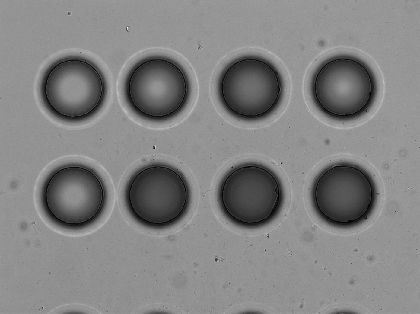
%> input picture samples/a/Acquired-6.tif, 420 x 314 px, shrunk from 1392 x 1040 before the run
$ octave a.m   (GNU Octave 9; MATLAB toolbox functions it lacks are replaced by stand-ins)
%> lines starting %> are read from the running program, lines starting %| are printed output that depends on the picture
### matlab/analysis.m
function [Brightsum Filename] = analysis(overdir, representative)
% dirs = regexp(genpath('C:\Users\moon\Dropbox\2014 summer research\2014.05.26 Tn5 FAB 2nd 100um reactor'),['[^;]*'],'match')


%% 함수시작 (R2013a 버전 동작 확인) 수치 수정
global Column;
global Row;
global Magnitude;                    %반지름 배숫값수정

global MeanArea;
global MeanRadius;

%% 1. 파일 이름 불러오기
% overdir = 'C:\Users\moon\Dropbox\2014 summer research\2014.05.26 Tn5 FAB 2nd 100um reactor\Left 1-4\'   %%상위 폴더명
% underdir = 'Left 1-4\'    %%하위 폴더명
listing = dir(fullfile(overdir, '*.tif'));
ImageNum = length(listing(not([listing.isdir])));        %%이미지의 갯수
[sx,sx] = sort([listing.datenum],'descend');        %%날짜 오름차순으로 최신이 나중에 나오도록
listing=listing(sx);

%%filename 에 처음 생성된 파일 부터 가장 최근 생성된 파일들의 이름을 나열
for i=1:ImageNum
    filename{i} = strcat(overdir, listing(i).name);
    Filename{i} = listing(i).name;
end

%% 2. 대표 이미지 정보 추출 및 마스크 그리기
% f = imread('C:\Users\moon\Dropbox\2014 summer research\2014.05.26 Tn5 FAB 2nd 100um reactor\Left 1-4\Acquired-6.tif');
f=imread(representative);
%> f is the input picture: size 314x420 uint16; min 2232, max 13435, mean 7994.9
[M, N, L] = size(f);
%> M = 314; N = 420; L = 1

[L histed b degree stat MeanRadius MeanArea] = binarize(f);

%원그리기
figure(1)
subplot (2,1,1)
imshow(L);
hold on;
for k = 1: numel(stat)
%     rectangle('Position',[stat(x).Centroid(1)-MeanRadius,stat(x).Centroid(2)-MeanRadius,2*MeanRadius,2*MeanRadius],'Curvature',[1,1],'FaceColor','g');
    plot(stat(k).Centroid(1),stat(k).Centroid(2),'ro');
end

for k = 1:numel(stat)
    circle2(stat(k).Centroid(1), stat(k).Centroid(2),MeanRadius*Magnitude);
end
hold off;

%대표이미지 정보로 부터 마스크 출력
Mask=zeros(M,N);
for k=1:numel(stat)
    % Make the circle
    [xMat,yMat] = meshgrid(1:N,1:M);
    Mask = (sqrt((xMat-stat(k).Centroid(1)).^2 + (yMat-stat(k).Centroid(2)).^2)<=MeanRadius)|Mask;
end

%Degree 만큼 반시계 방향으로 마스크를 회전(수평으로 맞춤)
Mask = imrotate(Mask,degree,'nearest','crop');

%%테두리를 자른다.
for i=1:M
    if sum(Mask(1,:)) == 0
        Mask(1,:) = [];
    end

    if sum(Mask(end,:)) == 0
        Mask(end,:) = [];
    end
end

for j=1:N
    if sum(Mask(:,1)) == 0
        Mask(:,1) = [];

    end

    if sum(Mask(:,end)) == 0
        Mask(:,end) = [];
    end

end
subplot(2,1,2)
imshow(Mask);


%% 3. Template matching for other images / Extract averaged brightness of each mask

figure(2)
for i=1:ImageNum
    try
        figure(3)
    fprintf('%s 사진파일 연산중::: \n',listing(i).name);
    image2ori = imread(filename{i});
    image2ori = im2double(image2ori);
    [image2M image2N]=size(image2ori);
    [image2 histed b2 degree2] = binarize(image2ori);
    %Degree 만큼 반시계 방향으로 마스크를 회전(수평으로 맞춤)
    if abs(degree2) >= 10
        Maskrotated=Mask;
    else
        Maskrotated = imrotate(Mask,-degree2,'nearest','crop');
    end

    [MaskM MaskN MaskL] = size(Maskrotated);
    g = dftcorr(image2,Maskrotated);
    [I,J] = find(g==max(g(:)));
%     subplot(4,5,i)
    imshow(histed);
    imagesc(image2ori);
    hold on;
    stat = regionprops(Maskrotated,'centroid');
    %중심 그리기
    Maskrotated =bwlabel(Maskrotated,4);
    Brightsum(i,1)=i;
    for k = 1: numel(stat)
        [xMat,yMat] = meshgrid(1:image2N,1:image2M);
        [xMask, yMask] = find(Maskrotated==k);
        Brightsum(i,k+1)=0;

        for m = 1:length(xMask)
            Brightsum(i,k+1) = Brightsum(i,k+1) + image2ori(xMask(m)+I,yMask(m)+J);
        end

%         length(xMask)
%         Brightsum(i,k+1)
        if size(xMask,1) ==0
            Brightsum(i,k+1)=0;
        else
            Brightsum(i,k+1) = Brightsum(i,k+1)*65535/length(xMask);
        end

        A=plot(stat(k).Centroid(1)+J,stat(k).Centroid(2)+I,'ro');
        set(A,'LineWidth',2);

        image2ori(round(stat(k).Centroid(2)+I),round(stat(k).Centroid(1)+J));
%         round(stat(k).Centroid(2)+I),round(stat(k).Centroid(1)+J)
%         circle2(stat(k).Centroid(1)+J, stat(k).Centroid(2)+I,MeanRadius*Magnitude);
xc = stat(k).Centroid(1)+J;
yc = stat(k).Centroid(2)+I;
r = MeanRadius*Magnitude;
x = r*sin(-pi:0.1*pi:pi) + xc;
y = r*cos(-pi:0.1*pi:pi) + yc;
fill(x, y, 'r', 'FaceAlpha', 0.35)
%         Brightness(i,k+1) = sum(sum(image2ori(xMask+I,yMask+J)))/length(xMask);
%         pause(0.01)
    end
     fprintf('%s 사진파일의 중심은요. \n',listing(i).name);
    pause(0.01)
    hold off;
    catch
        fprintf('%s 사진파일 에러남!!!!!!!!!!!!!!!!!!!!!!!!!!!!!!!!!!!!!!!!!!!. \n',listing(i).name);
        continue
    end
end

### matlab/binarize.m
function [Mask L b degree stat MeanRadius MeanArea]= binarize(image)
global Column;
global Row;
global Edge;

% histed=intrans(image,'stretch',mean2(im2double(image)),0.9);
% histed1=histed;
% histed=histeq(histed);
histed=histeq(image);
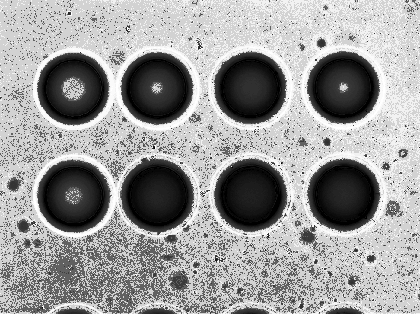
%> histed: size 314x420 uint16; min 0, max 65535, mean 39853.4; drawn with min black and max white


h=fspecial('gaussian',70,15);
gh=imfilter(histed,h,'replicate');
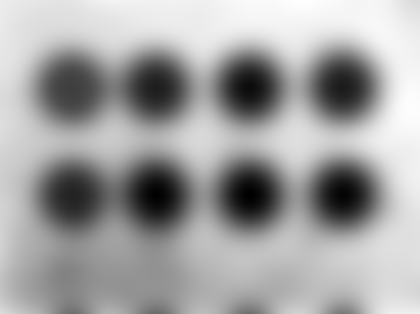
%> gh: size 314x420 uint16; min 6627, max 58510, mean 39894.5; drawn with min black and max white
%> the run ends on the next line
gh=im2bw(gh,Edge*graythresh(gh));
L=bwlabel(gh,4);

%오브젝트 개수 세기
num=max(max(L)); %오브젝트 개수
% ncol=input('Enter the number of colomuns : ');   %가로개수
% nraw=input('Enter the number of raws : ');   %세로개수
% n=ncol*nraw;    %입력값 총 개수
n=Column*Row;
% fprintf('%f개로 걸러내겠습니다! : %f\n',n)


%라벨링해서 n개보다 많으면 n개가 될때까지 가장 작은 면적을 가진 라벨링 없앰
for i=1:num
    noe(i)= sum(sum(L==i));     %Number of dots(area)
end
% [14 lines of commented-out code are left out]
noeavg=sum(noe)/num;

for i=1:num
    if noe(i) < noeavg/4
        for j=1:size(L,1)
            for k=1:size(L,2)
                if L(j,k) == i
                    L(j,k) = 0;
                end
            end
        end
    end
end
noesort=sort(noe);


NumberOfRemoval=0;
if n < num
    for k=1:num-n   %가장 작은 면적을 가진 라벨부터
        label=find(noe==noesort(k));   %index of min

        for i=1:size(L,1)
            for j=1:size(L,2)
                if L(i,j) == label
                    L(i,j)=0;
                end
            end
        end
        NumberOfRemoval=NumberOfRemoval+1;
    end
    MeanArea=sum(noesort(num-n+1:end))/n;
    MeanRadius=sqrt(MeanArea/pi);
else
    MeanArea=sum(noesort)/num;
    MeanRadius=sqrt(MeanArea/pi);
end


% Ibw = im2bw(L);
% Ilabel = bwlabel(Ibw);
% stat = regionprops(Ilabel,'centroid');

L = bwlabel(L);
% [14 lines of commented-out code are left out]


stat = regionprops(L,'centroid');

%Least-squares fit 으로 샘플 이미지 점들의 평균 기울기를 구함
%Initializing
xavg=0;
bnom=0;
bdenom=0;

%Compute x-average
for k=1:numel(stat)
    xavg=xavg+stat(k).Centroid(1);
end
xavg=xavg/numel(stat);

%Compute b through least sqaures fit
for k=1:numel(stat)
    bnom=bnom+stat(k).Centroid(2)*(stat(k).Centroid(1)-xavg);
    bdenom=bdenom+stat(k).Centroid(1)*(stat(k).Centroid(1)-xavg);
end

%%%%%%%%%%%%%%%
for k=1:numel(stat)
    Ypos(k)=stat(k).Centroid(2);
    Xpos(k)=stat(k).Centroid(1);
end
Ymax=max(Ypos);
Ymin=min(Ypos);
interval = (Ymax-Ymin)/Row;
Rcount=zeros(Row,1);
for k=1:numel(stat)
    for i=1:Row
        if (stat(k).Centroid(2)>=Ymax+(i-1)*interval-interval/2)&(stat(k).Centroid(2)<=Ymax+(i)*interval-interval/2)
            Rcount(i)=Rcount(i)+1;
            Ry(i,Rcount(i))=stat(k).Centroid(2);
            Rx(i,Rcount(i))=stat(k).Centroid(1);
        end
    end
end
TheRow=find(Rcount==max(Rcount));

xavg=sum(Rx(TheRow,:))/Rcount(TheRow);
bnom=0;
bdenom=0;
for k=1:Rcount(TheRow)
    bnom=bnom+Ry(TheRow,k)*(Rx(TheRow,k)-xavg);
    bdenom=bdenom+Rx(TheRow,k)*(Rx(TheRow,k)-xavg);
end


%%%%%%%%%%%%%%%

b=bnom/bdenom;
degree=atand(b);
Mask=L;

### matlab/a.m
dirs = regexp(genpath('C:\Users\moon\Dropbox\2014 summer research\2014.05.26 Tn5 FAB 2nd 100um reactor'),['[^;]*'],'match');
numel(dirs)
analysis('C:\Users\moon\Dropbox\2014 summer research\2014.05.26 Tn5 FAB 2nd 100um reactor\Left 1-4\', 'C:\Users\moon\Dropbox\2014 summer research\2014.05.26 Tn5 FAB 2nd 100um reactor\Left 1-4\Acquired-6.tif')

$ run again, with samples/a/Acquired-3.tif copied over samples/a/Acquired-6.tif
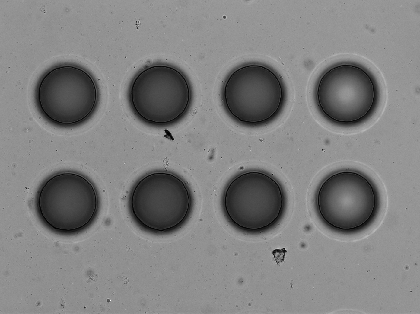
%> input picture samples/a/Acquired-3.tif, 420 x 314 px, shrunk from 1392 x 1040 before the run
%> in analysis, f is the input picture: size 314x420 uint16; min 2308, max 13450, mean 7927.6
%> in binarize, `histed=histeq(image);`:
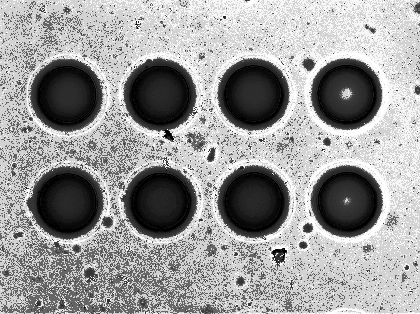
%> histed: size 314x420 uint16; min 0, max 65535, mean 39827.6; drawn with min black and max white
%> in binarize, `gh=imfilter(histed,h,'replicate');`:
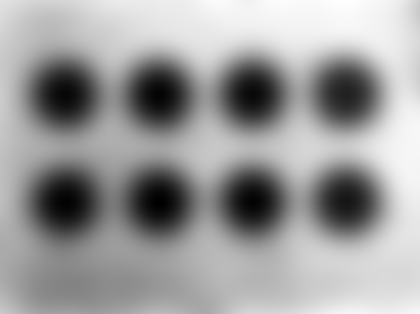
%> gh: size 314x420 uint16; min 7350, max 60353, mean 40064.4; drawn with min black and max white
